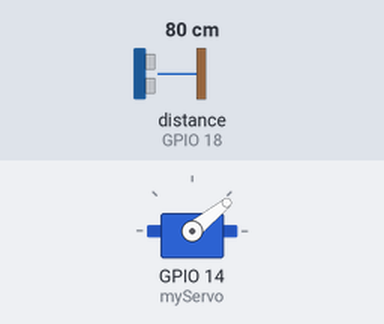
A sketch run on a simulated ESP32. Parts: servo. Wiring (inferred from the names in the program): ultrasonic range finder: trigger GPIO 19; echo GPIO 18. The test bench sets the inputs (shaded band); at power-on: distance to the obstacle (sensor on GPIO 18) 80 cm. The echo pulse lasts 58.3 µs per cm; what the sketch prints to the serial monitor is not drawn.

Above: at 1.2 s.
1.3 s: distance to the obstacle (sensor on GPIO 18) set to 2 cm
At 1.68 s:
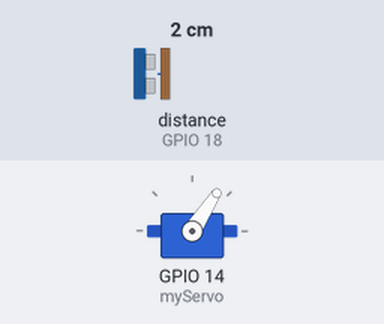
4.3 s: distance to the obstacle (sensor on GPIO 18) set to 250 cm
At 4.8 s:
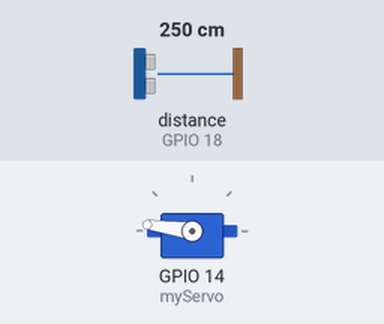
7.3 s: distance to the obstacle (sensor on GPIO 18) set to 4 cm
At 7.76 s:
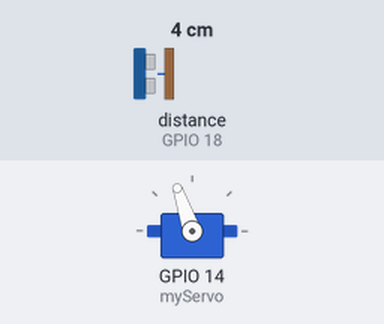
Timing chart, 0 to 16.3 s (numbered marks = the images above; inputs shaded):
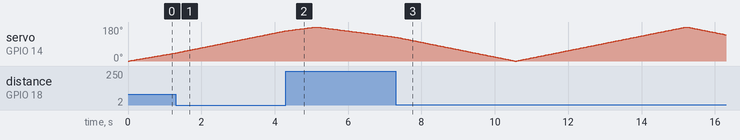

The sketch:

sketch_aug22a.ino
```cpp
#include <ESP32Servo.h>

// Definisce i pin del sensore ad ultrasuoni per ESP32
const int trigPin = 19;  // Pin del trigger
const int echoPin = 18;  // Pin dell'eco

// Variabili per la durata e la distanza
long duration;
int distance;

// Crea un oggetto Servo per controllare il motore servo
Servo myServo;

void setup() {
  pinMode(trigPin, OUTPUT); // Imposta il pin trig come Uscita
  pinMode(echoPin, INPUT);  // Imposta il pin echo come Ingresso
  Serial.begin(115200);     // Inizia la comunicazione seriale con baud rate a 115200
  myServo.attach(14);       // Definisce il pin a cui è collegato il motore servo (pin 14 su ESP32)
}

void loop() {
  // Ruota il motore servo da 0 a 180 gradi
  for (int i = 0; i <= 180; i +=1) {
    myServo.write(i);
    delay(25); // Tempo di attesa per permettere al servo di raggiungere la posizione
    distance = calculateDistance(); // Chiama una funzione per calcolare la distanza misurata dal sensore ad ultrasuoni

    // Invia i dati tramite la porta seriale
    Serial.print(i);        // Invia l'angolo corrente
    Serial.print(",");     // Separatore tra angolo e distanza
    Serial.print(distance); // Invia il valore della distanza
    Serial.print(".");     // Separatore per il termine della misurazione
  }

  // Ripete la rotazione del servo da 180 a 0 gradi
  for (int i = 180; i >= 0; i -=1) {
    myServo.write(i);
    delay(25); // Tempo di attesa per permettere al servo di raggiungere la posizione
    distance = calculateDistance();

    // Invia i dati tramite la porta seriale
    Serial.print(i);
    Serial.print(",");
    Serial.print(distance);
    Serial.print(".");
  }
}

// Funzione per calcolare la distanza misurata dal sensore ad ultrasuoni
int calculateDistance() {
  digitalWrite(trigPin, LOW);
  delayMicroseconds(2);

  // Imposta il pin trig su HIGH per 10 microsecondi
  digitalWrite(trigPin, HIGH);
  delayMicroseconds(10);
  digitalWrite(trigPin, LOW);

  duration = pulseIn(echoPin, HIGH); // Legge il pin echo, restituisce il tempo di viaggio dell'onda sonora in microsecondi

  // Calcola la distanza in cm (0.034 cm/µs è la velocità del suono)
  distance = duration * 0.034 / 2;

  return distance;
}
```
